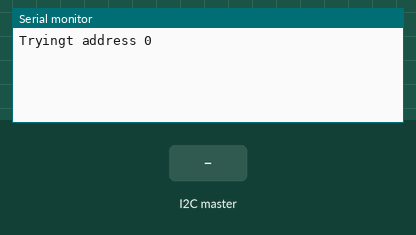
Recording of a sketch running on a simulated ESP32. Shown: the last lines printed to the serial monitor. Inputs (shaded band) come from the test bench.

Above: at 0.9 s.
1.0 s: the I2C master sends the byte 1
At 2.2 s:
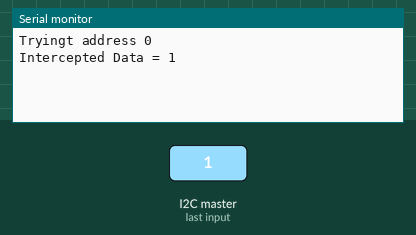
2.5 s: the I2C master sends the byte 0
At 3.4 s:
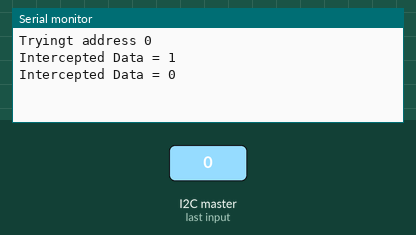

The sketch:

intercepter.ino
```cpp
// Intercepted Code
// Date : 2024-10-13
#include <Wire.h>
int intercepted_data = 0;
uint8_t target_address = 0;
void receiveCallback(int bytes){
	intercepted_data = Wire.read();
	Serial.println("Intercepted Data = " + String(intercepted_data));
	}
void scan_for_i2c() {
  for (;;) {
    Wire.begin(target_address);
    Serial.println("Tryingt address " + String(target_address));
    delay(5000);
    Serial.println("Intercepted Data = " + String(intercepted_data));
    if (intercepted_data > 0) {
      return;
    }
    Wire.end();
    target_address++;
  }
}


  void setup() {
    Serial.begin(9600);

    // Wire.begin(10); // Slave address 10

    Wire.onReceive(receiveCallback); // Callback Function when data is recieved
    scan_for_i2c();                  // Scan for I2C device
  }


void loop() { delay(1000); }
```

Measured:
- after the input at 1.0 s, the serial monitor: prints a new line after 0.05 s (image 1)
- after the input at 2.5 s, the serial monitor: prints a new line after 0.05 s (image 2)
